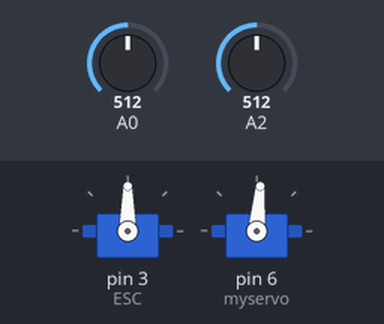
Recording of a sketch running on a simulated Arduino Uno, built with avr-gcc and run on an emulated ATmega328P. On the bench: 2 × servo. The inputs (shaded band) are chosen by the test bench; at power-on: A0 = 512, A2 = 512. What the sketch prints to the serial monitor is not drawn.

Above: at 2.2 s.
2.3 s: A0 set to 716
At 3.5 s:
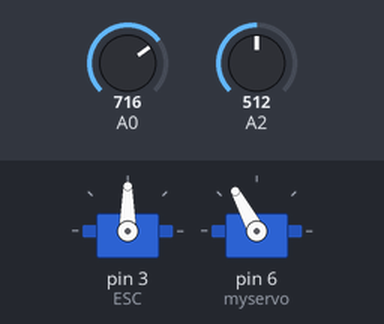
3.8 s: A2 set to 716
At 4.7 s:
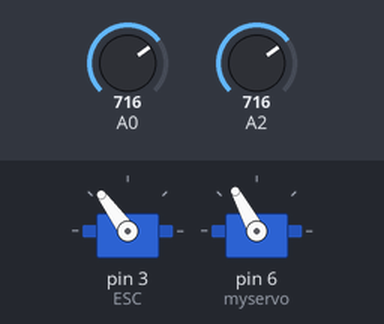
5.3 s: A0 set to 900
At 5.9 s:
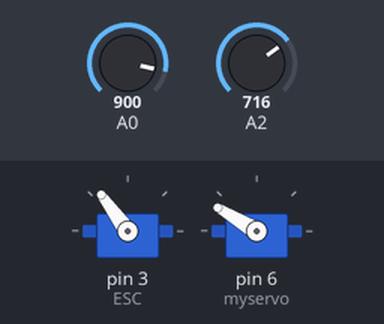
6.8 s: A2 set to 900
At 7.1 s:
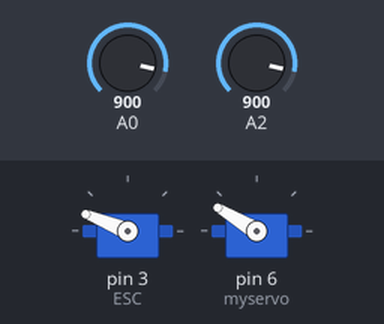
8.3 s: A0 set to 1023
At 9.5 s:
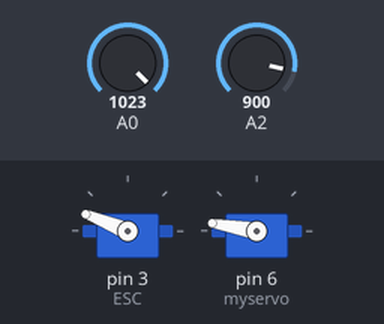
9.8 s: A2 set to 1023
At 10.7 s:
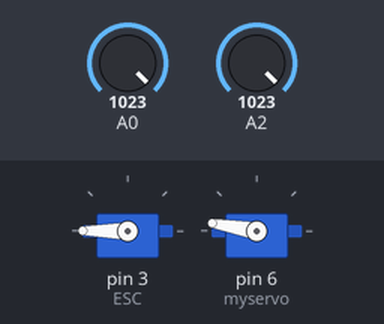
Timing chart, 0 to 12.3 s (numbered marks = the images above; inputs shaded):
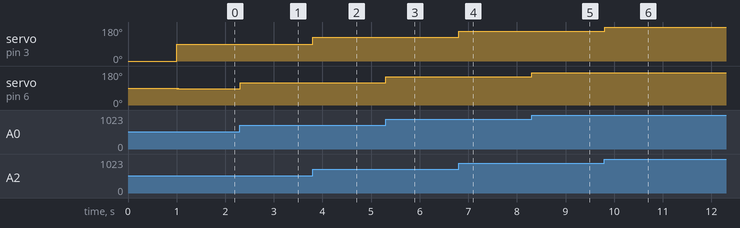

Measured:
- after the input at 2.3 s, servo on pin 6 (myservo): 85° → 118° at once
- after the input at 3.8 s, servo on pin 3 (ESC): 90° → 126° at once
- after the input at 5.3 s, servo on pin 6 (myservo): 118° → 149° at once
- after the input at 6.8 s, servo on pin 3 (ESC): 126° → 158° at once
- after the input at 8.3 s, servo on pin 6 (myservo): 149° → 170° at once
- after the input at 9.8 s, servo on pin 3 (ESC): 158° → 180° at once

The sketch:

rcar-cabel-code.ino
```cpp
#include <Servo.h>

Servo ESC;     // create servo object to control the ESC
Servo myservo;

int potValue;
int val;

void setup() {
  pinMode(3,OUTPUT);
  pinMode(6,OUTPUT);
  ESC.attach(3,0,2000);
  myservo.attach(6);
  Serial.begin(9600);
  ESC.write(0);
  delay(1000);
}

void loop() {
  myservo.write(90);
  potValue = analogRead(A2);
  potValue = map(potValue, 0, 1020, 0, 180);
  val = analogRead(A0);
  val = map(val,0,1023,0,170);
  ESC.write(potValue);
  myservo.write(val);
  Serial.println(A2);
}
```
